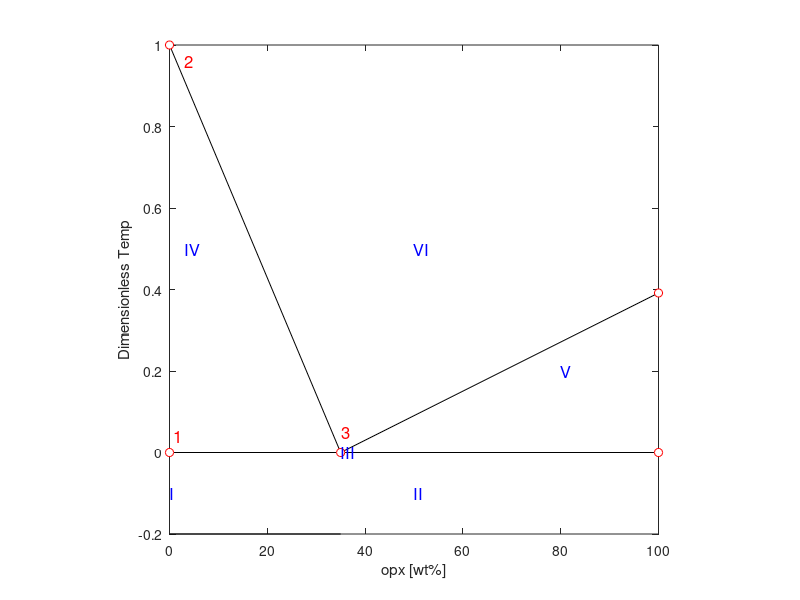
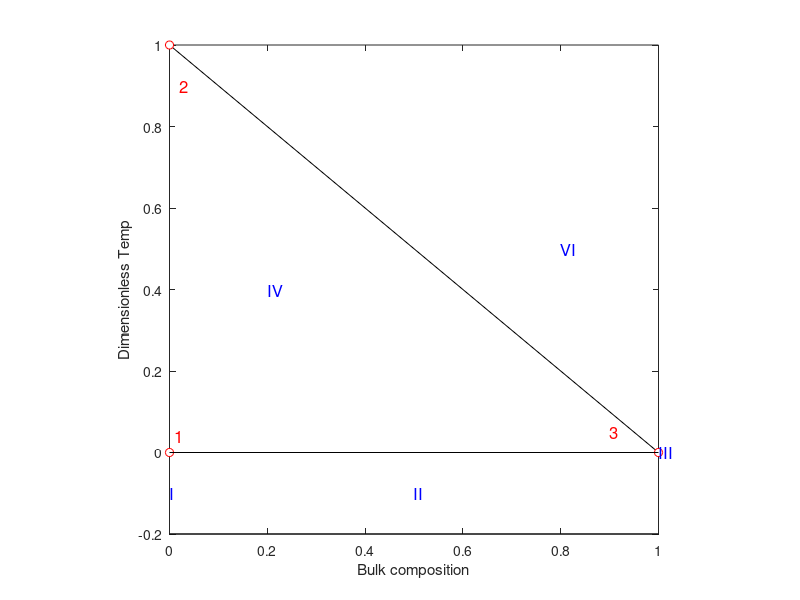
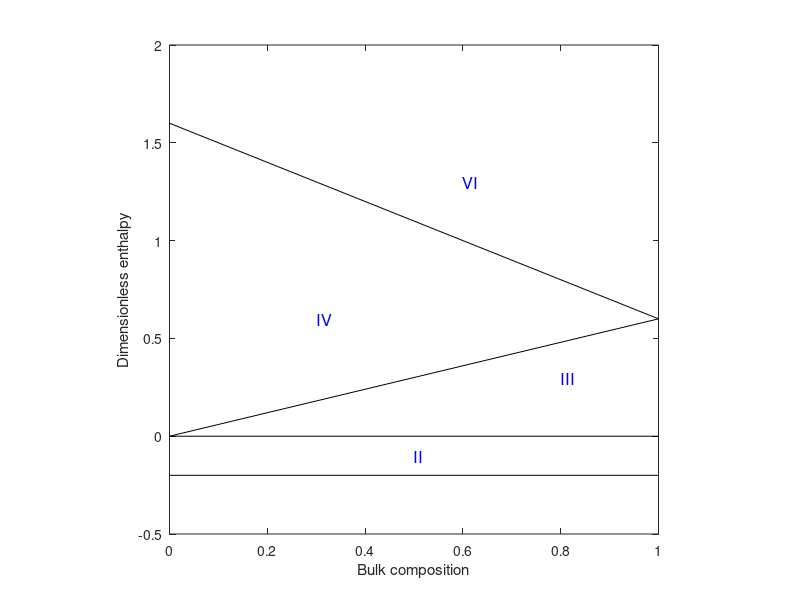

MATLAB code for these plots, in order:
function [] = plot_eutectic()

Xe = 0.35; % Eutectic mass fraction

T1 = 2053;
T2 = 1753;

Te = 1560;

Tm = max(T1,T2);

T1 = (T1-Te)/(Tm-Te);
T2 = (T2-Te)/(Tm-Te);
Te = (Te-Te)/(Tm-Te);

% Weight fraction Temperature plot
figure
plot([0 Xe]*100, [T1, Te], 'k-'), hold on
plot([Xe 1]*100, [Te, T2], 'k-')
plot([0  1]*100, [Te, Te], 'k-')
plot([0  Xe]*100, [-0.2, -0.2], 'k-')
plot([0 0 Xe 1 1]*100, [Te T1 Te T2 Te], 'o', 'markerfacecolor', 'w', 'markeredgecolor', 'r')
text(.9, Te+0.04,'1','fontsize',12,'color','r')
text(Xe*100+0.2, Te+0.05,'3','fontsize',12,'color','r')
text(3, T1-0.04,'2','fontsize',12,'color','r')
text(0,-0.1,'I','fontsize',12,'color','b');
text(50,-0.1,'II','fontsize',12,'color','b');
text(3,0.5,'IV','fontsize',12,'color','b');
text(80,0.2,'V','fontsize',12,'color','b');
text(50,0.5,'VI','fontsize',12,'color','b');
text(Xe*100, Te,'III','fontsize',12,'color','b')
hold off

axis square
xlabel 'opx [wt%]'
ylabel 'Dimensionless Temp'

% bulk composition Temperature plot switch to left side of eutectic
figure
plot([0 Xe]/Xe, [T1, Te], 'k-'), hold on
plot([0  Xe]/Xe, [-0.2, -0.2], 'k-')
plot([0 0 Xe]/Xe, [Te T1 Te], 'o', 'markerfacecolor', 'w', 'markeredgecolor', 'r')
plot([0  Xe]/Xe, [Te, Te], 'k-')
text(0.01, Te+0.04,'1','fontsize',12,'color','r')
text(Xe/Xe-0.1, Te+0.05,'3','fontsize',12,'color','r')
text(0.02, T1-0.1,'2','fontsize',12,'color','r')
text(0,-0.1,'I','fontsize',12,'color','b');
text(0.5,-0.1,'II','fontsize',12,'color','b');
text(0.2,0.4,'IV','fontsize',12,'color','b');
text(0.8,0.5,'VI','fontsize',12,'color','b');
text(1, Te,'III','fontsize',12,'color','b')
hold off

axis square
xlabel 'Bulk composition'
ylabel 'Dimensionless Temp'

% H-X plot 
L = 0.6

figure
plot([0,Xe]/Xe,[T1+L,Te+L],'k-'), hold on
plot([0,Xe]/Xe,[Te,Te+L],'k-')
plot([0,Xe]/Xe, [-0.2, -0.2], 'k-')
plot([0,Xe]/Xe,[Te,Te],'k-')
text(0.5,-0.1,'II','fontsize',12,'color','b');
text(0.3,0.6,'IV','fontsize',12,'color','b');
text(0.8,0.3,'III','fontsize',12,'color','b');
text(0.6,1.3,'VI','fontsize',12,'color','b');
hold off

axis square
xlabel 'Bulk composition'
ylabel 'Dimensionless enthalpy'
